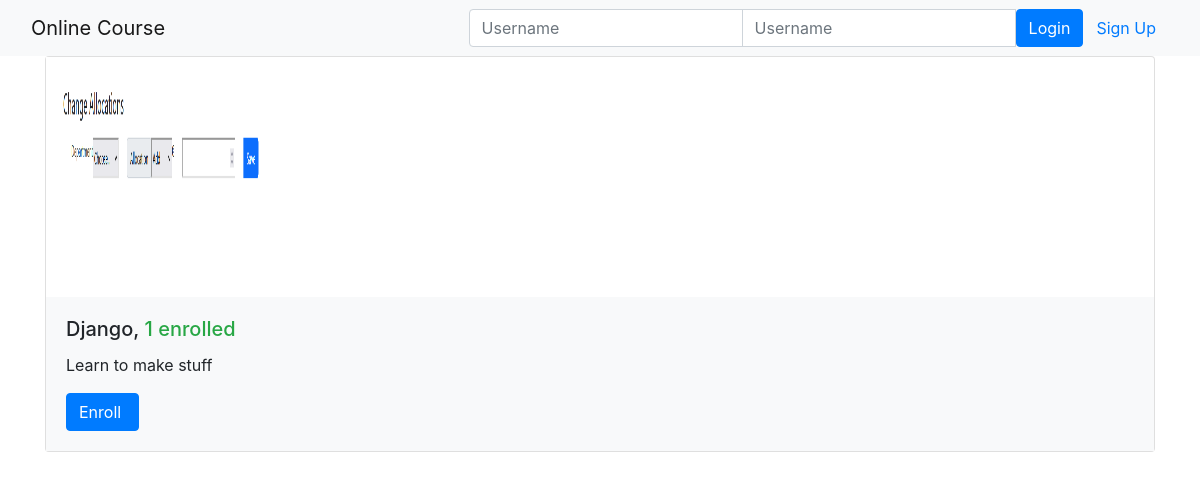
The page /onlinecourse/ on the database its author committed.
### onlinecourse/models.py (models this page shows, shortened)
class Course(models.Model):
    name = models.CharField(null=False, max_length=30, default='online course')
    image = models.ImageField(upload_to='course_images/')
    description = models.CharField(max_length=1000)
    pub_date = models.DateField(null=True)
    instructors = models.ManyToManyField(Instructor)
    users = models.ManyToManyField(settings.AUTH_USER_MODEL, through='Enrollment')
    total_enrollment = models.IntegerField(default=0)
    is_enrolled = False

### onlinecourse/views.py (the view)
class CourseListView(generic.ListView):
    template_name = 'onlinecourse/course_list_bootstrap.html'
    context_object_name = 'course_list'
    def get_queryset(self):
        user = self.request.user
        courses = Course.objects.order_by('-total_enrollment')[:10]
        for course in courses:
            if user.is_authenticated:
                course.is_enrolled = check_if_enrolled(user, course)
        return courses

### onlinecourse/templates/onlinecourse/course_list_bootstrap.html (shortened to what this page needs)
<!DOCTYPE html>
<html lang="en">
<head>
    {% load static %}
    <link rel="stylesheet" href="https://maxcdn.bootstrapcdn.com/bootstrap/4.5.2/css/bootstrap.min.css">
</head>
<body>
    <nav class="navbar navbar-light bg-light">
        <div class="container-fluid">
            <div class="navbar-header">
                  <a class="navbar-brand" href="#">Online Course</a>
            </div>
            <ul class="nav navbar-nav navbar-right">
                {% if user.is_authenticated %}
                <li>
                    <a class="btn btn-link" href="#">{{ user.first_name }}({{ user.username }})</a>
                    <a class="btn btn-link" href="{% url 'onlinecourse:logout' %}">Logout</a>
                </li>
                {% else %}
                <li>
                    <form class="form-inline" action="{% url 'onlinecourse:login' %}" method="post">
                        <div class="input-group">
                            <input type="text" class="form-control" placeholder="Username" name="username" >
                            <input type="password" class="form-control" placeholder="Username" name="psw" >
                            <button class="btn btn-primary" type="submit">Login</button>
                            <a class="btn btn-link" href="{% url 'onlinecourse:registration' %}">Sign Up</a>
                        </div>
                    </form>
                </li>
                {% endif %}
            </ul>
        </div>
    </nav>
    {% if course_list %}
        <div class="container">
            <div class="card-deck">
                {% for course in course_list %}
                         <div class="card" style="width: 36rem;">
                          <img class="card-img-left" src="{{MEDIA_URL}}/{{ course.image }}" width="240px" height="240px"
                               alt="Course image">
                          <div class="card-body bg-light">
                              <h5 class="card-title">{{ course.name }}, <span class="text-success">
                                  {{ course.total_enrollment}} enrolled</span></h5>
                            <p class="card-text">{{ course.description}}</p>
                            <form action="{% url 'onlinecourse:enroll' course.id %}" method="post">
                                  <input class="btn btn-primary"  type="submit"
                                         value="{% if course.is_enrolled %}Enter{% else %}Enroll{% endif %} ">
                            </form>
                          </div>
                        </div>
                {% endfor %}
            </div>
        </div>
    {% else %}
        <p>No courses are available.</p>
    {% endif %}
</body>
</html>

### rows shown on the page
Course: image (picture), name "Django", total_enrollment "1", description "Learn to make stuff", is_enrolled "Enroll"
